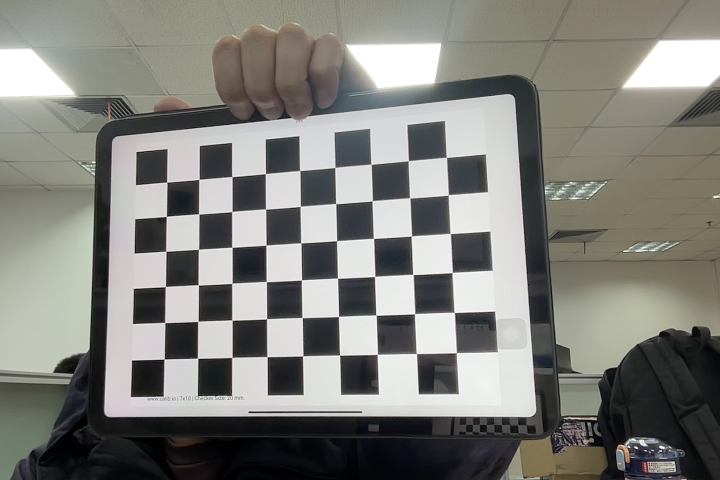
#> input picture test/cam/cal1.jpg, 1440 x 960 px (shown at 1/2 size); its folder holds only this picture in this run
$ python demo_CamCal.py
#> lines starting #> are read from the running program, lines starting #| are printed output that depends on the picture; after the words box and inside, x2 and y2 are one past the last pixel; in counts of white or black regions, pixels touching at a corner belong together; long printed decimals are rounded
import cv2
import numpy as np
import glob
import yaml

# 找棋盘格角点
# 设置寻找亚像素角点的参数，采用的停止准则是最大循环次数30和最大误差容限0.001
criteria = (cv2.TERM_CRITERIA_EPS + cv2.TERM_CRITERIA_MAX_ITER, 30, 0.001)  # 阈值
# 棋盘格模板规格
w = 6
h = 9
# 世界坐标系中的棋盘格点,例如(0,0,0), (1,0,0), (2,0,0) ....,(8,5,0)，去掉Z坐标，记为二维矩阵
objp = np.zeros((w * h, 3), np.float32)
objp[:, :2] = np.mgrid[0:w, 0:h].T.reshape(-1, 2)

# 储存棋盘格角点的世界坐标和图像坐标对
objpoints = []  # 在世界坐标系中的三维点
imgpoints = []  # 在图像平面的二维点
# 加载pic文件夹下所有的jpg图像
images = glob.glob('./test/cam/*.jpg')  # 拍摄的十几张棋盘图片所在目录

i = 0
for fname in images:
    print(fname)
    img = cv2.imread(fname)
#> img is the input picture: shape (960, 1440, 3); mean B, G, R 123.2, 128.7, 128.8
    # 获取画面中心点
    # 获取图像的长宽
    h1, w1 = img.shape[0], img.shape[1]
#> h1 = 960; w1 = 1440
    gray = cv2.cvtColor(img, cv2.COLOR_BGR2GRAY)
    u, v = img.shape[:2]
#> u = 960; v = 1440
    # 找到棋盘格角点
    ret, corners = cv2.findChessboardCorners(gray, (w, h), None)
#> ret = True; corners = 54 rows, first 8: [328.7, 718.7], [330.3, 645.5], [331.4, 573.4], [332.5, 503], [333.2, 433.3], [334.4, 365], [395.8, 717], [396.6, 643]
    # 如果找到足够点对，将其存储起来
    if ret == True:
        print("i:", i)
        i = i + 1
        # 在原角点的基础上寻找亚像素角点
        cv2.cornerSubPix(gray, corners, (11, 11), (-1, -1), criteria)
        # 追加进入世界三维点和平面二维点中
        objpoints.append(objp)
        imgpoints.append(corners)
        # 将角点在图像上显示
        cv2.drawChessboardCorners(img, (w, h), corners, ret)
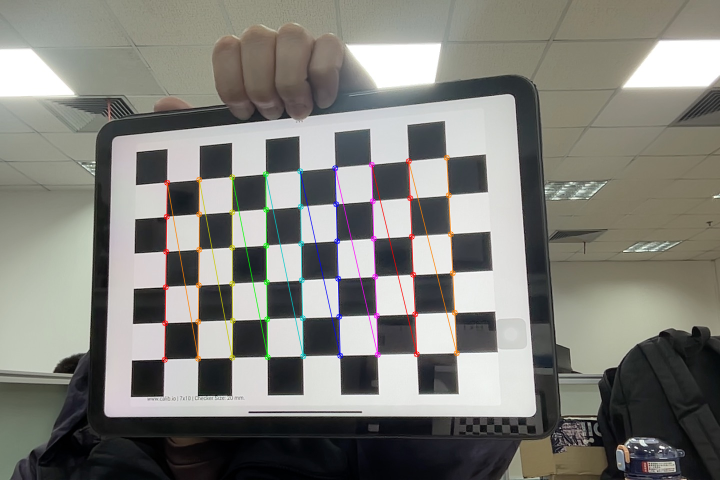
#> img: shape (960, 1440, 3) (shown at 1/2 size); 1.68% of pixels changed, all inside (x1, y1, x2, y2) = (323, 309, 920, 726)
        # [4 lines of commented-out code are left out]
        cv2.imwrite('./test/cor' + str(i) + '.jpg', img)
cv2.destroyAllWindows()

print('正在计算')
print(u, v)
#| 960 1440
# 标定
ret, mtx, dist, rvecs, tvecs = \
    cv2.calibrateCamera(objpoints, imgpoints, gray.shape[::-1], None, None)
#> ret = 0.132; mtx = [[916.1, 0, 883], [0, 896, 477.6], [0, 0, 1]]; dist = [[-0.0263, 0.134, -0.00293, 0.00359, -0.131]]; rvecs = ([-0.205, 0.0427, -1.62],); tvecs = ([-7.52, 3.35, 12.37],)

# 写入文件
###写入文件路径###
file_path = ("./cam_test.yaml")
###写入文件路径###

# 存取标定数据
mtx_yaml = mtx.tolist()
#> mtx_yaml = [[916.1, 0, 883], [0, 896, 477.6], [0, 0, 1]]
dist_yaml = dist.tolist()
#> dist_yaml = [[-0.0263, 0.134, -0.00293, 0.00359, -0.131]]
camera_u, camera_v = u, v
#> camera_u = 960; camera_v = 1440
data = {"information": "Camera calibration parameters", "camera_matrix": mtx_yaml, "dist_coeff": dist_yaml,
        "camera_u": camera_u, "camera_v": camera_v}
#> data = {'information': 'Camera calibration parameters', 'camera_matrix': [[916.1, 0, 883], [0, 896, 477.6], [0, 0, 1]], 'dist_coeff': [[-0.0263, 0.134, -0.00293, 0.00359, -0.131]], 'camera_u': 960, 'camera_v': 1440}
with open(file_path, "w") as file:
    yaml.dump(data, file)

print("ret:", ret)
#| ret: 0.1323
print("mtx:\n", mtx)  # 内参数矩阵
#| mtx:
#|  [[916.077   0.         883.006]
#|  [  0.         895.989 477.644]
#|  [  0.           0.           1.        ]]
print("dist畸变值:\n", dist)  # 畸变系数   distortion cofficients = (k_1,k_2,p_1,p_2,k_3)
#| dist畸变值:
#|  [[-0.02633  0.1337 -0.002927  0.003593 -0.1314]]
print("rvecs旋转（向量）外参:\n", rvecs)  # 旋转向量  # 外参数
#| rvecs旋转（向量）外参:
#|  (array([[-0.2046],
#|        [ 0.04273],
#|        [-1.621]]),)
print("tvecs平移（向量）外参:\n", tvecs)  # 平移向量  # 外参数
#| tvecs平移（向量）外参:
#|  (array([[-7.525],
#|        [ 3.353],
#|        [12.372]]),)
newcameramtx, roi = cv2.getOptimalNewCameraMatrix(mtx, dist, (u, v), 0, (u, v))
#> newcameramtx = [[918.1, 0, 885], [0, 897.8, 475.7], [0, 0, 1]]; roi = (0, 0, 959, 1439)
print('newcameramtx外参', )
print("写入文件名称:", file_path)

$ run again, on test/cam/cal2.jpg
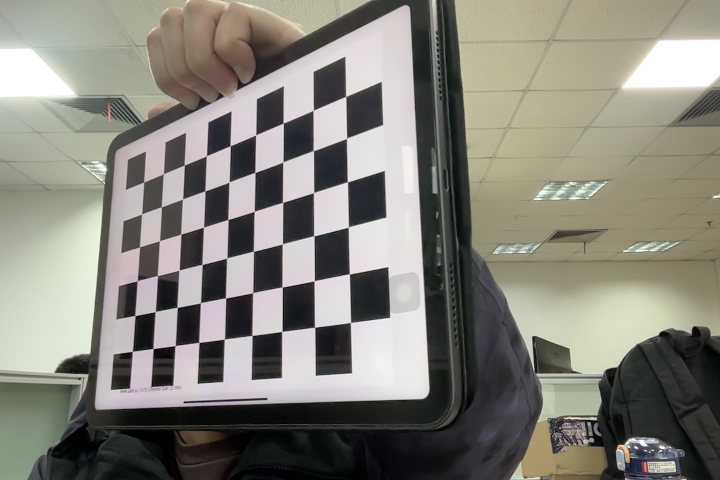
#> input picture test/cam/cal2.jpg, 1440 x 960 px (shown at 1/2 size)
#> img is the input picture: shape (960, 1440, 3); mean B, G, R 123, 131.7, 133.2
#> `gray = cv2.cvtColor(img, cv2.COLOR_BGR2GRAY)`:
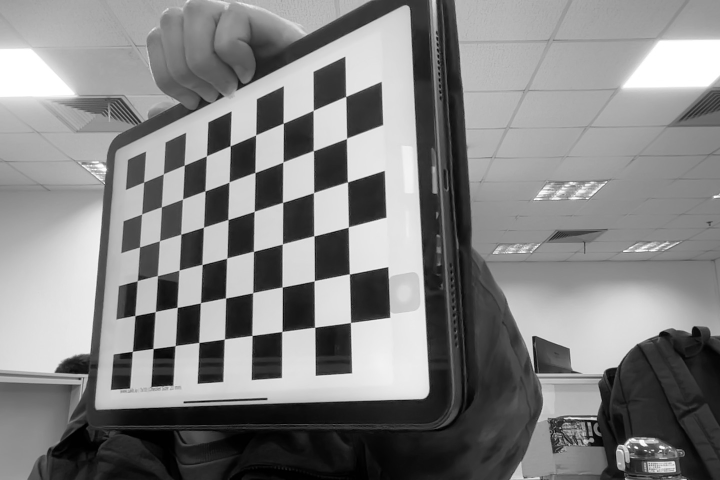
#> gray: shape (960, 1440) (shown at 1/2 size); min 0, max 255, mean 131.2
#> `ret, corners = cv2.findChessboardCorners(gray, (w, h), None)`: ret = True; corners = 54 rows, first 8: [265.5, 702.9], [270.6, 631.6], [274.8, 561.9], [279.5, 494.4], [283.8, 428.6], [288.2, 364.6], [306.7, 697.8], [311.4, 623.4]
#> `cv2.drawChessboardCorners(img, (w, h), corners, ret)`:
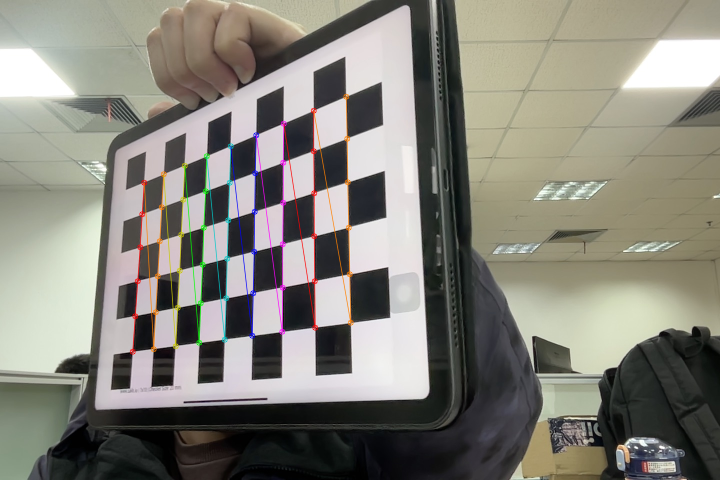
#> img: shape (960, 1440, 3) (shown at 1/2 size); 1.72% of pixels changed, all inside (x1, y1, x2, y2) = (259, 187, 708, 710)
#| 960 1440
#> `ret, mtx, dist, rvecs, tvecs = \ cv2.calibrateCamera(objpoints, imgpoi..`: ret = 0.155; mtx = [[1325.9, 0, 785.4], [0, 1267.7, 447.5], [0, 0, 1]]; dist = [[-0.141, 1.21, -0.00831, -0.00325, -2.76]]; rvecs = ([-0.747, 0.353, -1.62],); tvecs = ([-6.92, 3.59, 17.63],)
#> mtx_yaml has the same summary as mtx
#> dist_yaml = [[-0.141, 1.21, -0.00831, -0.00325, -2.76]]
#> data = {'information': 'Camera calibration parameters', 'camera_matrix': [[1325.9, 0, 785.4], [0, 1267.7, 447.5], [0, 0, 1]], 'dist_coeff': [[-0.141, 1.21, -0.00831, -0.00325, -2.76]], 'camera_u': 960, 'camera_v': 1440}
#| ret: 0.1555
#| mtx:
#|  [[1.32586482e+03 0.00000000e+00 7.85357317e+02]
#|  [0.00000000e+00 1.26774913e+03 4.47492351e+02]
#|  [0.00000000e+00 0.00000000e+00 1.00000000e+00]]
#| dist畸变值:
#|  [[-0.1407  1.212   -0.008307 -0.003246 -2.764]]
#| rvecs旋转（向量）外参:
#|  (array([[-0.7468],
#|        [ 0.3529 ],
#|        [-1.621]]),)
#| tvecs平移（向量）外参:
#|  (array([[-6.924],
#|        [ 3.593],
#|        [17.632]]),)
#> newcameramtx = [[1325.9, 0, 785.4], [0, 1272.2, 444], [0, 0, 1]]; roi = (0, 0, 959, 1439)

$ run again, on test/cam/cal3.jpg
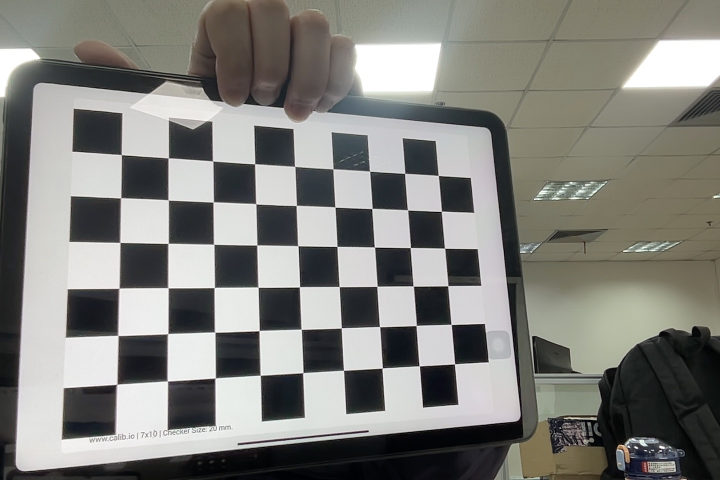
#> input picture test/cam/cal3.jpg, 1440 x 960 px (shown at 1/2 size)
#> img is the input picture: shape (960, 1440, 3); mean B, G, R 123.9, 128.6, 128.8
#> `ret, corners = cv2.findChessboardCorners(gray, (w, h), None)`: ret = True; corners = 54 rows, first 8: [234.3, 768.8], [236.9, 671.8], [238.4, 577], [240.8, 485.6], [241.9, 396.1], [243.7, 310.3], [335.7, 762.5], [335.9, 667.8]
#> `cv2.drawChessboardCorners(img, (w, h), corners, ret)`:
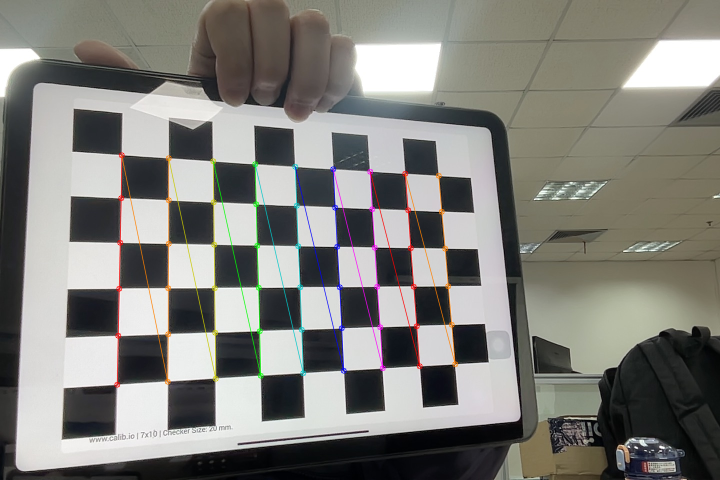
#> img: shape (960, 1440, 3) (shown at 1/2 size); 1.85% of pixels changed, all inside (x1, y1, x2, y2) = (228, 304, 917, 776)
#| 960 1440
#> `ret, mtx, dist, rvecs, tvecs = \ cv2.calibrateCamera(objpoints, imgpoi..`: ret = 0.165; mtx = [[1345.9, 0, 765.4], [0, 1350.2, 453.7], [0, 0, 1]]; dist = [[-0.017, 0.534, -0.0048, 0.00496, -1.22]]; rvecs = ([0.134, -0.498, -1.56],); tvecs = ([-5.53, 3.28, 14],)
#> mtx_yaml has the same summary as mtx
#> dist_yaml = [[-0.017, 0.534, -0.0048, 0.00496, -1.22]]
#> data = {'information': 'Camera calibration parameters', 'camera_matrix': [[1345.9, 0, 765.4], [0, 1350.2, 453.7], [0, 0, 1]], 'dist_coeff': [[-0.017, 0.534, -0.0048, 0.00496, -1.22]], 'camera_u': 960, 'camera_v': 1440}
#| ret: 0.1652
#| mtx:
#|  [[1.34589459e+03 0.00000000e+00 7.65425758e+02]
#|  [0.00000000e+00 1.35022805e+03 4.53656009e+02]
#|  [0.00000000e+00 0.00000000e+00 1.00000000e+00]]
#| dist畸变值:
#|  [[-0.01704  0.5343 -0.004804   0.004957 -1.217]]
#| rvecs旋转（向量）外参:
#|  (array([[ 0.1343 ],
#|        [-0.4985],
#|        [-1.560]]),)
#| tvecs平移（向量）外参:
#|  (array([[-5.530],
#|        [ 3.276],
#|        [14.005]]),)
#> newcameramtx = [[1351.1, 0, 767.5], [0, 1355.9, 449.5], [0, 0, 1]]; roi = (0, 0, 959, 1439)
